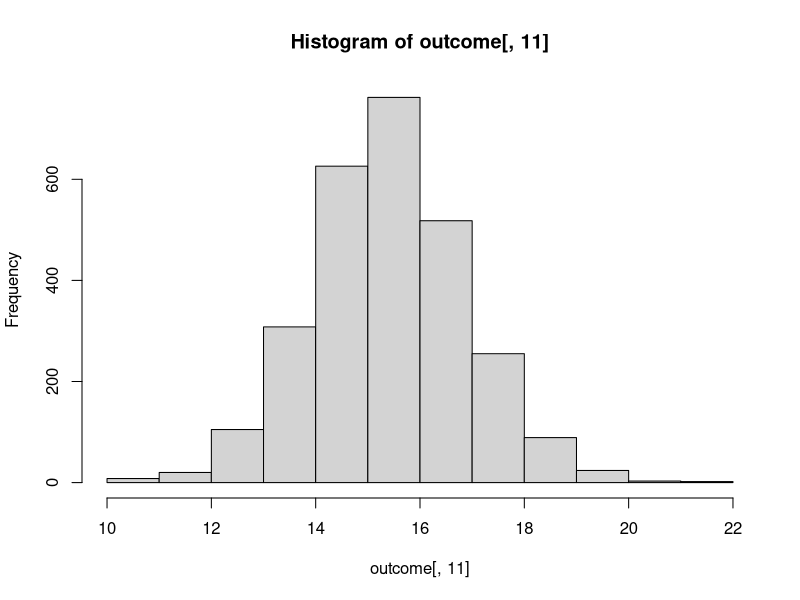

R code for this plot:
## ---- chunk 1
outcome <- read.csv("outcome-of-care-measures.csv", colClasses = "character")
head(outcome)
## ---- chunk 2
outcome <- read.csv("outcome-of-care-measures.csv")
## ---- chunk 3
outcome[,11] <- as.numeric(outcome[,11])

hist(outcome[,11])
## ---- chunk 4
best <- function (state, restriccion)
{
  ## Read outcome data
  outcome <- read.csv("outcome-of-care-measures.csv", colClasses = "character")
  
  ## Check that state and outcome are valid
  
  estadoOk <- sum(sapply(outcome$State,function(x) x == state)) == 0
  
  if (estadoOk) {
     
      stop('Invalid state')
    }
  
  
  tipoRest <- c("Heart Attack", "Heart Failure", "Pneumonia")
  siTipo <- sum(sapply(tipoRest,function(x) x == restriccion)) == 0
  
  if(siTipo){
   
        stop('Invalid outcome')
  }
  
  
  
  
  ## Return hospital name in the sate with lowest 30-day death
  
  library(dplyr)
  prefijo <- "Lower.Mortality.Estimate...Hospital.30.Day.Death..Mortality..Rates.from"
indice <- sub(" ",".",restriccion)
completo <- paste(prefijo,indice,sep = ".")
  subOutcome <- outcome %>% select(State,Hospital.Name,completo)
  
  ## ---- Cambio los nombre de columnas mas simple
  
  names(subOutcome) = c("Estado","Hospital","Data")
  
  ## --- Solo recuperar datos del estado/provincia seleccionado
  subOutcome <- subset(subOutcome,Estado == state)
  
  
  
  
  #texto a número

  subOutcome$Data  <- as.numeric(subOutcome$Data)
  
  filtro <- subOutcome %>% arrange(Data)

  ## rate
  
  filtro
}

best("TX","Heart Attack")


best("TX","Heart Failure")

best("MD","Heart Attack")


best("MD","Pneumonia")
